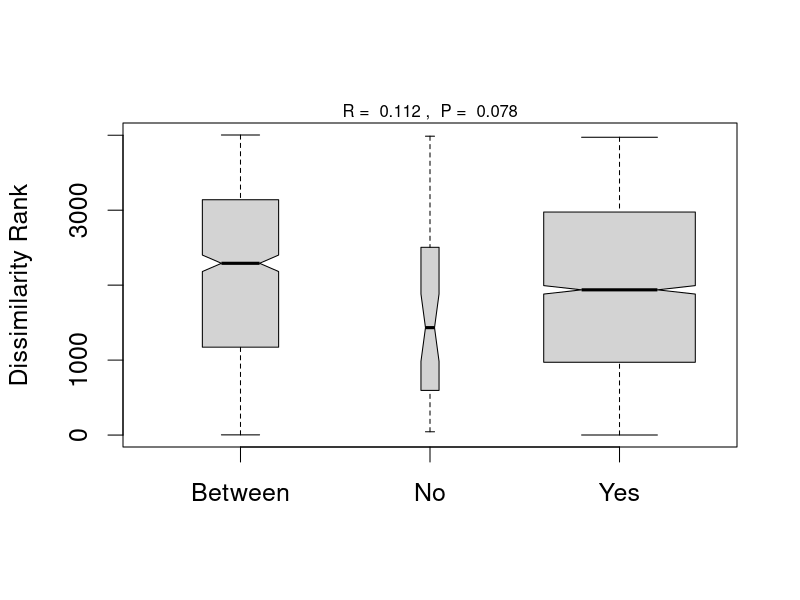
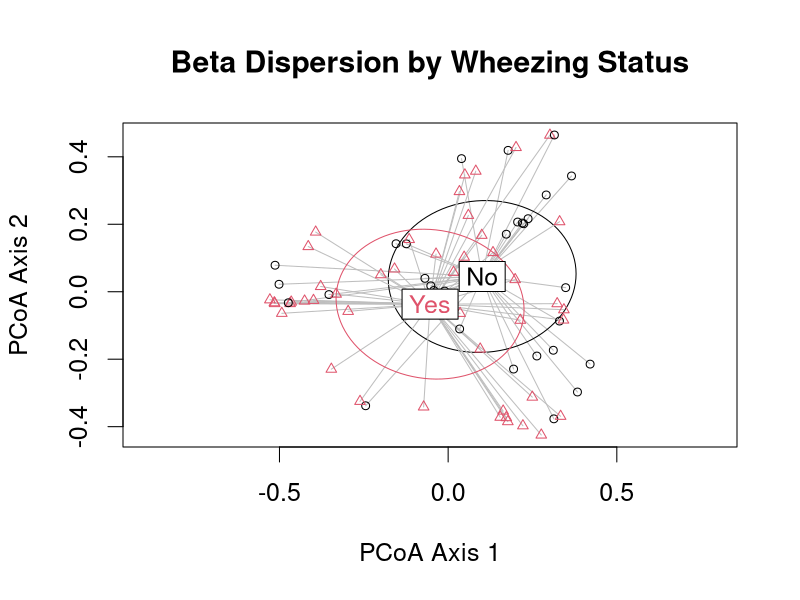
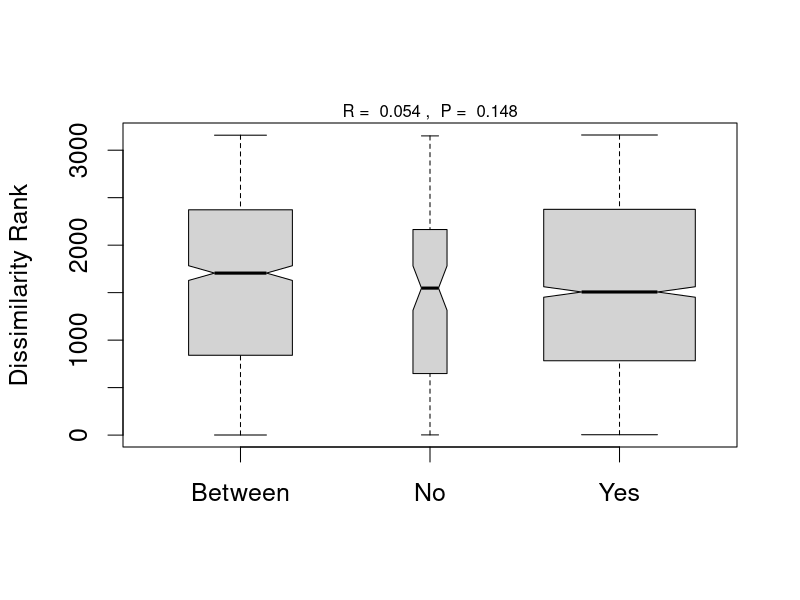
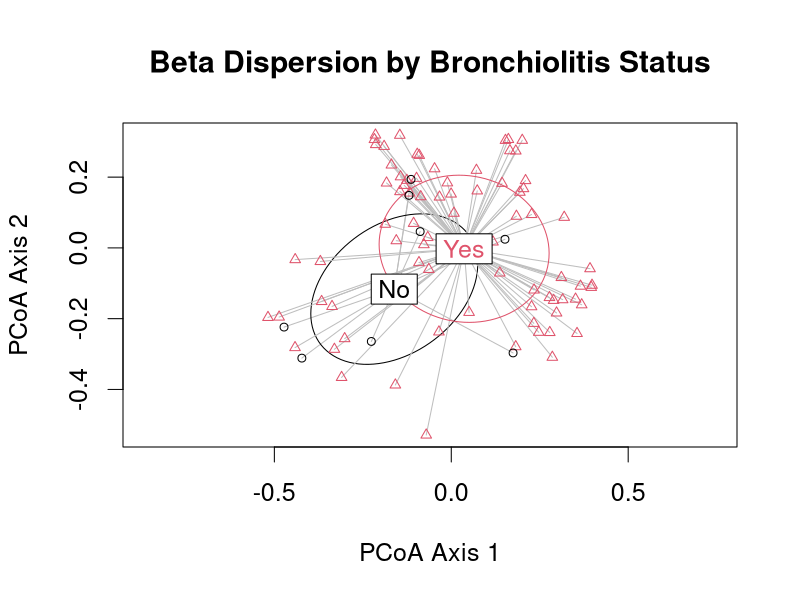
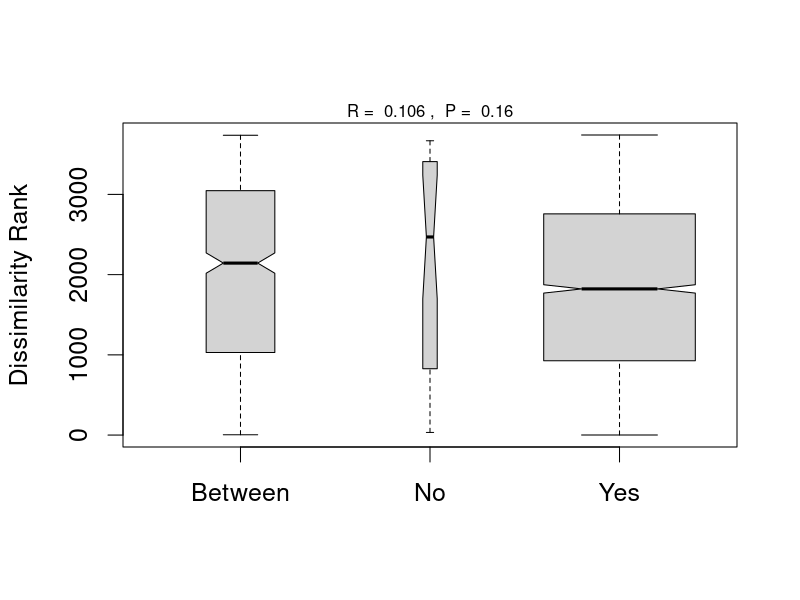

Source code (R) for these figures, in order: (Note: this script raises an error after producing the figures.)
library(vegan)
library(dplyr)

set.seed(123)

setwd("/home/ucm-user/Documentos/BQL_ANALYSIS")




#  SAMPLE TYPE COMPARISON
###########################################

metadata <- read.csv("data/phyloseq_data/sample_data.csv",sep=",",header = TRUE,
                     row.names = 1)

data <- read.csv("Beta_div/Distances/Distance_matrix.csv",
                     sep=",",header = TRUE,skip=0, row.names = 1)

## Run ADONIS tests
adonis <- adonis2(data ~ Sample_Type+Age,
                  data = metadata, permutations = 999,
                  by = "margin" # Does the correction for all variables
)

adonis

beta_disp <-  betadisper(as.dist(data), metadata %>%  pull(Sample_Type))

permutest(beta_disp)



#  ANF BQL COMPARISON
###########################################

metadata <- read.csv("data/phyloseq_data/sample_data.csv",sep=",",header = TRUE,
                     row.names = 1)

data_anf <- read.csv("Beta_div/Distances/Distance_matrix_ANF.csv",
                 sep=",",header = TRUE,skip=0, row.names = 1)

# Subset the metadata to keep only target patients data
metadata_anf <- metadata[rownames(data_anf),]
metadata_anf
## Run ADONIS tests
adonis <- adonis2(data_anf ~ Bronchiolitis+Wheezing.treatment+Respiratory.syncytial.virus+Family.history.atopy+Breastfeeding
                  +Cesarean.section+Age,
                  data = metadata_anf, permutations = 999,set.seed(1),
                  by = "margin" # Does the correction for all variables
                  )

adonis

capture.output(adonis, file = "Beta_div/ANF_BQL_ADONIS.txt")


## Beta dispersion 
beta_disp <- betadisper(as.dist(data_anf), metadata_anf %>%  pull(Bronchiolitis))

permutest(beta_disp)
capture.output(permutest(beta_disp), 
               file = "Beta_div/ANF_BQL_betadisper.txt")


## Beta dispersion 
beta_disp <- betadisper(as.dist(data_anf), metadata_anf %>%  pull(Wheezing.treatment))

permutest(beta_disp)
capture.output(permutest(beta_disp), 
               file = "Beta_div/ANF_Wheezing_betadisper.txt")

## Beta dispersion 
beta_disp <-  betadisper(as.dist(data_anf), metadata_anf %>%  pull(Respiratory.syncytial.virus))
permutest(beta_disp)
capture.output(permutest(beta_disp), 
               file = "Beta_div/ANF_rsv_betadisper.txt")


# Not necessary if betadisp isnt significative but is informative
anosim <- anosim(data_anf, metadata_anf$Bronchiolitis)
summary(anosim)
capture.output(summary(anosim), 
               file = "Beta_div/ANF_BQL_ANOSIM.txt")

png("Beta_div/ANF_BQL_ANOSIM.png", width = 600, height = 670)

par(cex = 1.5)  # Aumenta el tamaño de todos los textos en el gráfico

# Crear el gráfico
plot(anosim, xlab = "", ylab = "Dissimilarity Rank")

dev.off()


#  ANF WHEEZING COMPARISON 
#################################################################################

data_anf_wheez <- read.csv("Beta_div/Distances/Distance_matrix_ANF_BRQ.csv"
                           ,sep=",",header = TRUE,skip=0, row.names = 1)
metadata_anf_wheez <- metadata[rownames(data_anf_wheez),]


## Run ADONIS tests
adonis <- adonis2(data_anf_wheez ~ Wheezing.treatment + Respiratory.syncytial.virus + Family.history.atopy + 
                  Breastfeeding + Cesarean.section +
                  Age_older, # Formula
                  data = metadata_anf_wheez, permutations = 999,
                  by = "margin" # Does the correction for all variables
)
adonis

capture.output(adonis, 
               file = "Beta_div/ANF_WHEEZ_ADONIS.txt")


## Beta dispersion 
beta_disp <- betadisper(as.dist(data_anf_wheez), 
                        metadata_anf_wheez %>%  pull(Wheezing.treatment))

permutest(beta_disp)
capture.output(permutest(beta_disp), 
               file = "Beta_div/ANF_WHEEZ_betadisper.txt")

# Betadisp plot
png("Beta_div/ANF_WHEEZ_Betadisper.png", 
    width = 600, height = 670)

# Personalizar los parámetros gráficos
par(cex = 1.5)  # Aumentar el tamaño del texto globalmente

# Graficar la beta dispersión
plot(beta_disp, main = "Beta Dispersion by Wheezing Status",sub="",
     xlab = "PCoA Axis 1", ylab = "PCoA Axis 2", ellipse = TRUE, hull = FALSE)


dev.off()



## Beta dispersion 
beta_disp <- betadisper(as.dist(data_anf_wheez), 
                        metadata_anf_wheez %>%  pull(Respiratory.syncytial.virus))

permutest(beta_disp)

# Not necessary if betadisp isnt significative but is informative
anosim <- anosim(data_anf_wheez, metadata_anf_wheez$Respiratory.syncytial.virus)
summary(anosim)

capture.output(summary(anosim), 
               file = "Beta_div/ANF_WHEEZ_ANOSIM.txt")

png("Beta_div/ANF_WHEEZ_ANOSIM.png", width = 600, height = 670)

par(cex = 1.5)  # Aumenta el tamaño de todos los textos en el gráfico

# Crear el gráfico
plot(anosim, xlab = "", ylab = "Dissimilarity Rank")

dev.off()

# GUT MICROBIOTA

###########

#  GUT BRONCHIOLITIS COMPARISON
##################################################################################


data_gut <- read.csv("Beta_div/Distances/Distance_matrix_GUT.csv",
                     sep=",",header = TRUE,skip=0, row.names = 1)

# Subset the metadata to keep only target patients data
metadata_gut <- metadata[rownames(data_gut),]

## Run ADONIS tests
adonis <- adonis2(data_gut ~ Bronchiolitis+Wheezing.treatment+Respiratory.syncytial.virus+Family.history.atopy+Breastfeeding
                  +Cesarean.section+ Previous.antibiotics +Age_older,
                  data = metadata_gut, permutations = 999,
                  by = "margin" # Does the correction for all variables
)

adonis

capture.output(adonis, file = "Beta_div/GUT_BQL_ADONIS.txt")


## Beta dispersion 
beta_disp <- betadisper(as.dist(data_gut), 
                        metadata_gut %>%  pull(Bronchiolitis))

permutest(beta_disp)
capture.output(permutest(beta_disp), 
               file = "Beta_div/GUT_BQL_betadisper.txt")


# Betadisp plot
png("Beta_div/GUT_BQL_Betadisp.png", 
    width = 600, height = 670)

# Personalizar los parámetros gráficos
par(cex = 1.5)  # Aumentar el tamaño del texto globalmente

# Graficar la beta dispersión
plot(beta_disp, main = "Beta Dispersion by Bronchiolitis Status",sub="",
     xlab = "PCoA Axis 1", ylab = "PCoA Axis 2", ellipse = TRUE, hull = FALSE)


dev.off()

# Not necessary if betadisp isnt significative but is informative
anosim <- anosim(data_gut, metadata_gut$Bronchiolitis)
summary(anosim)
capture.output(summary(anosim), 
               file = "Beta_div/GUT_BQL_ANOSIM.txt")

png("Beta_div/GUT_BQL_ANOSIM.png", 
    width = 800, height = 900)

par(cex = 1.5)  # Aumenta el tamaño de todos los textos en el gráfico

# Crear el gráfico
plot(anosim, xlab = "", ylab = "Dissimilarity Rank")

dev.off()


#  GUT WHEEZING COMPARISON 
#################################################################################

data_gut_wheez <- read.csv("Beta_div/Distances/Distance_matrix_GUT_BRQ.csv"
                           ,sep=",",header = TRUE,skip=0, row.names = 1)
metadata_gut_wheez <- metadata[rownames(data_gut_wheez),]


## Run ADONIS tests
adonis <- adonis2(data_gut_wheez ~ Wheezing.treatment  + 
                    Respiratory.syncytial.virus + Family.history.atopy + 
                    Breastfeeding + Cesarean.section + Previous.antibiotics+Age_older, # Formula
                  data = metadata_gut_wheez, permutations = 999,
                  by = "margin" # Does the correction for all variables
)
adonis

capture.output(adonis, 
               file = "Beta_div/GUT_WHEEZ_ADONIS.txt")


## Beta dispersion 
beta_disp <- betadisper(as.dist(data_gut_wheez), 
                        metadata_gut_wheez %>%  pull(Cesarean.section))

permutest(beta_disp)
capture.output(permutest(beta_disp), 
               file = "Beta_div/GUT_WHEEZ_betadisper.txt")

# Betadisp plot
png("Beta_div/GUT_WHEEZ_Betadisper.png", 
    width = 600, height = 670)

# Personalizar los parámetros gráficos
par(cex = 1.5)  # Aumentar el tamaño del texto globalmente

# Graficar la beta dispersión
plot(beta_disp, main = "Beta Dispersion by Wheezing Status",sub="",
     xlab = "PCoA Axis 1", ylab = "PCoA Axis 2", ellipse = TRUE, hull = FALSE)


dev.off()

# Not necessary if betadisp isnt significative but is informative
anosim <- anosim(data_gut_wheez, metadata_gut_wheez$Wheezing.treatment)
summary(anosim)
capture.output(summary(anosim), 
               file = "Beta_div/GUT_WHEEZ_ANOSIM.txt")

png("Beta_div/GUT_WHEEZ_ANOSIM.png", width = 600, height = 670)

par(cex = 1.5)  # Aumenta el tamaño de todos los textos en el gráfico

# Crear el gráfico
plot(anosim, xlab = "", ylab = "Dissimilarity Rank")

dev.off()

